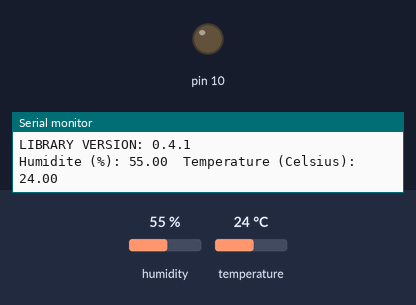
Simulated run of this sketch. Board: Arduino Leonardo, built with avr-gcc and run on an emulated ATmega32U4. Parts: output pins drawn as LEDs (lit = HIGH), the last lines printed to the serial monitor. Inputs (shaded band) come from the test bench; at power-on: humidity 55 %, temperature 24 °C.

Above: at 0.1 s.
At 1.1 s:
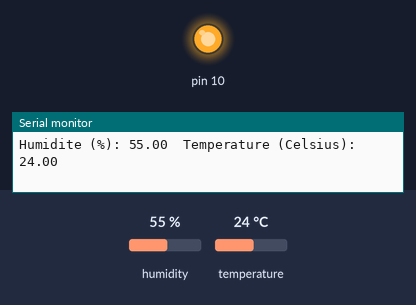
Timing chart, 0 to 2.6 s (numbered marks = the images above):
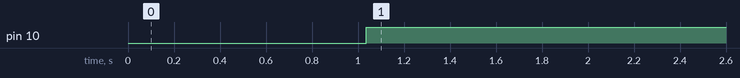

The sketch:

programme_test_dht11.ino
```cpp
#include <dht11.h>

#define DHT11PIN 5 // broche DATA -> broche 5

dht11 DHT11;

void setup()
{
  pinMode(10, OUTPUT);
  Serial.begin(9600);
  while (!Serial) {
    // wait for serial port to connect. Needed for native USB (LEONARDO)
  }
  Serial.println("DHT11 programme d'essai ");
  Serial.print("LIBRARY VERSION: ");
  Serial.println(DHT11LIB_VERSION);
  Serial.println();
}

void loop()
{
  DHT11.read(DHT11PIN);

  float dht11_humidity = DHT11.humidity;
  float dht11_temp = DHT11.temperature;

  Serial.print("Humidite (%): ");
  Serial.print(dht11_humidity, 2);
  Serial.print("\t");
  Serial.print("Temperature (Celsius): ");
  Serial.println(dht11_temp, 2);

  delay(1000);

  if (dht11_humidity > 50) {
    digitalWrite(10, HIGH);
  }
  else {
    digitalWrite(10, LOW);
  }
}
```

Measured:
- by itself, pin 10: LOW → HIGH at 1.0 s
